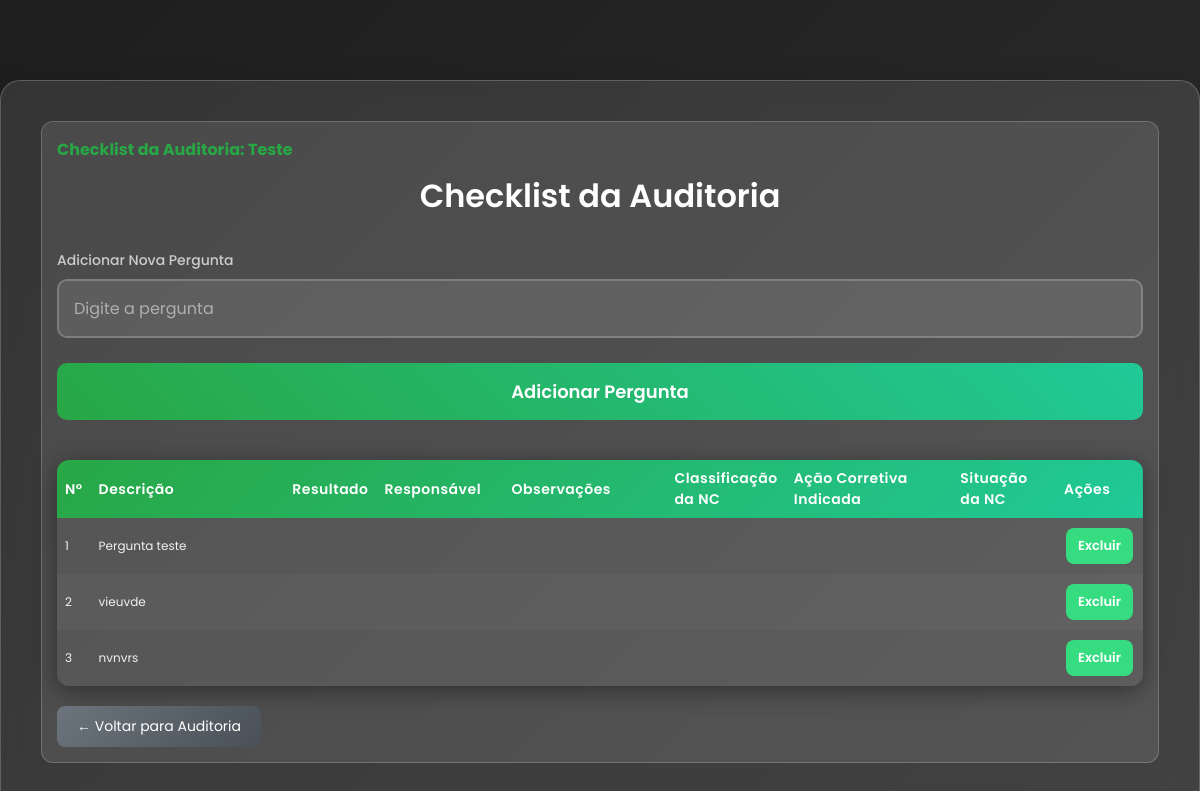
/pages/checklist.php?id_auditoria=4, run on the app's committed database.
### tables this page shows
CREATE TABLE `auditoria` (
  `id_auditoria` int(11) NOT NULL AUTO_INCREMENT,
  `titulo_projeto` varchar(255) DEFAULT NULL,
  `responsavel` varchar(100) DEFAULT NULL,
  `data_realizacao` date DEFAULT NULL,
  `objetivo` text DEFAULT NULL,
  `id_usuario` int(11) DEFAULT NULL,
  PRIMARY KEY (`id_auditoria`),
  KEY `id_usuario` (`id_usuario`),
  CONSTRAINT `auditoria_ibfk_1` FOREIGN KEY (`id_usuario`) REFERENCES `users` (`id`)
);

CREATE TABLE `checklist` (
  `id` int(11) NOT NULL AUTO_INCREMENT,
  `id_auditoria` int(11) NOT NULL,
  `pergunta` varchar(255) NOT NULL,
  `resultado` varchar(10) DEFAULT 'N/A',
  `responsavel` varchar(100) DEFAULT NULL,
  `observacoes` text DEFAULT NULL,
  `created_at` timestamp NOT NULL DEFAULT current_timestamp(),
  `classificacao_nc` varchar(50) DEFAULT '',
  `acao_corretiva` text DEFAULT '',
  `situacao_nc` varchar(50) DEFAULT 'Pendente',
  `escalonamento` int(11) DEFAULT NULL,
  `prazo_resolucao` int(11) DEFAULT NULL,
  PRIMARY KEY (`id`),
  KEY `id_auditoria` (`id_auditoria`),
  CONSTRAINT `fk_checklist_auditoria` FOREIGN KEY (`id_auditoria`) REFERENCES `auditoria` (`id_auditoria`) ON DELETE CASCADE
);

### php/functions.php (called while the page is built, shortened)
<?php
function buscarAudutoriasIdAuditoria($conn, $id_auditoria) {
    $stmt = $conn->prepare("SELECT * FROM auditoria WHERE id_auditoria = ?");
    $stmt->bind_param("i", $id_auditoria);
    $stmt->execute();
    $result = $stmt->get_result();
    return $result->fetch_assoc();
}
?>

### pages/checklist.php (the view, shortened to what this page needs)
<!DOCTYPE html>
<html lang="pt-BR">
<head>
    <link rel="stylesheet" href="../assets/css/styles.css">
</head>
<body>
    <?php
    require_once "../config/conexao.php";
    include "../php/functions.php";
    $id_auditoria = (int)$_GET['id_auditoria'];
    $dados_auditoria = buscarAudutoriasIdAuditoria($conn, $id_auditoria);
    ?>
    <div class="signup-container" style="max-width: 1400px;">
        <div class="auditoria-info">
            <h3>Checklist da Auditoria: <?= htmlspecialchars($dados_auditoria['titulo_projeto']) ?></h3>
        <h2 class="signup-title">Checklist da Auditoria</h2>
        <form action="../php/checklist_action.php" method="POST" style="margin-bottom:2rem;">
            <div class="form-group">
                <label for="pergunta_simples">Adicionar Nova Pergunta</label>
                <input type="text" id="pergunta_simples" name="pergunta" placeholder="Digite a pergunta" required>
            </div>
            <button type="submit" class="signup-btn">Adicionar Pergunta</button>
        </form>
       <form action="../php/checklist_action.php" method="POST" id="formSalvarTudo">
            <table class="checklist-table">
                <thead>
                    <tr>
                        <th style="width: 3%;">Nº</th>
                        <th style="width: 20%;">Descrição</th>
                        <th style="width: 7%;">Resultado</th>
                        <th style="width: 12%;">Responsável</th>
                        <th style="width: 16%;">Observações</th>
                        <th style="width: 11%;">Classificação da NC</th>
                        <th style="width: 17%;">Ação Corretiva Indicada</th>
                        <th style="width: 10%;">Situação da NC</th>
                        <th style="width: 8%;">Ações</th>
                    </tr>
                </thead>
                <tbody>
                    <?php
                    $sql = "SELECT * FROM checklist WHERE id_auditoria = ? ORDER BY id ASC";
                    $stmt = $conn->prepare($sql);
                    $stmt->bind_param("i", $id_auditoria);
                    $stmt->execute();
                    $result = $stmt->get_result();
                    if ($result && $result->num_rows > 0) {
                        $num = 1;
                        while($row = $result->fetch_assoc()) {
                            $classificacao = '';
                            switch($row['classificacao_nc']){
                                default: $classificacao = '';
                            }
                            $situacao = '';
                            switch($row['situacao_nc']){
                                default: $situacao = '';
                            }
                            echo "<tr>
                <td>{$num}</td>
                <td>" . htmlspecialchars($row['pergunta']) . "</td>
                <td></td>
                <td>" . htmlspecialchars($row['responsavel']) . "</td>
                <td>" . htmlspecialchars($row['observacoes']) . "</td>
                <td>{$classificacao}</td>
                <td>" . htmlspecialchars($row['acao_corretiva']) . "</td>
                <td>{$situacao}</td>
                <td>
                    <button type='button' class='btn-acao btn-delete' onclick='confirmarExclusao({$row['id']})'>Excluir</button>
                </td>
              </tr>";
                            $num++;
                        }
                    } else {
                        echo "<tr><td colspan='9' style='text-align:center; color:#ccc;'>Nenhuma pergunta cadastrada para esta auditoria.</td></tr>";
                    }
                    ?>
                </tbody>
            </table>
            <div class="form-actions" style="margin-top: 2rem;">
                <a href="auditoria.php?id_auditoria=<?= $id_auditoria ?>" class="btn-voltar">← Voltar para Auditoria</a>
            </div>
        </form>
    </div>
</body>
</html>

### assets/css/styles.css (style rules this page uses)
* { margin: 0; padding: 0; box-sizing: border-box; text-decoration: none; border: none; outline: none; font-family: 'Poppins', sans-serif; }
html { font-size: 62.5%; }
body { background: linear-gradient(135deg, #1e1e1e 0%, #2d2d2d 100%); min-height: 100vh; display: flex; align-items: center; justify-content: center; padding-top: 8rem; }
.signup-container { background: rgba(255, 255, 255, 0.1); backdrop-filter: blur(10px); border: 1px solid rgba(255, 255, 255, 0.2); border-radius: 20px; padding: 4rem; width: 100%; max-width: 450px; box-shadow: 0 15px 35px rgba(0, 0, 0, 0.3); }
.signup-title { font-size: 3.2rem; color: #fff; text-align: center; margin-bottom: 3rem; font-weight: 600; }
.form-group { margin-bottom: 2.5rem; position: relative; }
.form-group label { display: block; color: #ccc; font-size: 1.4rem; margin-bottom: 0.8rem; font-weight: 500; }
.form-group input { width: 100%; padding: 1.5rem; background: rgba(255, 255, 255, 0.1); border: 2px solid rgba(255, 255, 255, 0.2); border-radius: 10px; color: #fff; font-size: 1.6rem; transition: all 0.3s ease; }
.form-group input::placeholder { color: rgba(255, 255, 255, 0.5); }
.signup-btn { width: 100%; padding: 1.5rem; background: linear-gradient(45deg, #28a745, #20c997); color: #fff; border: none; border-radius: 10px; font-size: 1.8rem; font-weight: 600; cursor: pointer; transition: all 0.3s ease; margin-bottom: 2rem; }

### pages/checklist.php (style rules this page uses)
.checklist-table { width: 100%; border-collapse: separate; border-spacing: 0; margin-top: 2rem; font-size: 1.4rem; border-radius: 12px; overflow: hidden; box-shadow: 0 5px 25px rgba(0,0,0,0.4); }
.checklist-table th, .checklist-table td { padding: 1rem; text-align: left; }
.checklist-table thead { background: linear-gradient(135deg, #28a745, #20c997); }
.checklist-table thead th { color: #fff; font-weight: 600; font-size: 1.4rem; letter-spacing: 0.5px; }
.checklist-table tbody tr { background: rgba(255,255,255,0.05); transition: background 0.3s ease; }
.checklist-table tbody tr:nth-child(even) { background: rgba(255,255,255,0.08); }
.checklist-table td { color: #f1f1f1; vertical-align: middle; }
.btn-acao { padding: 0.8rem 1.2rem; border-radius: 8px; cursor: pointer; border: none; font-weight: 600; font-size: 1.3rem; margin: 0.2rem; transition: transform 0.2s ease, box-shadow 0.3s ease; }
.btn-delete { background: #35dc80ff; color: #fff; }
.btn-voltar { background: linear-gradient(135deg, #6c757d, #495057); color: #fff; text-decoration: none; padding: 1rem 2rem; border-radius: 8px; margin-right: 1rem; display: inline-block; font-size: 1.4rem; }
.auditoria-info { background: rgba(255,255,255,0.1); padding: 1.5rem; border-radius: 12px; margin-bottom: 2rem; border: 1px solid rgba(255,255,255,0.2); }
.auditoria-info h3 { color: #28a745; margin-bottom: 1rem; font-size: 1.6rem; }
@media (max-width: 1200px) { .checklist-table { font-size: 1.2rem; } }
@media (max-width: 1200px) { .checklist-table th, .checklist-table td { padding: 0.8rem; } }

### data on the page
auditoria: titulo_projeto "Teste"
checklist: pergunta "Pergunta teste"
checklist: pergunta "vieuvde"
checklist: pergunta "nvnvrs"
